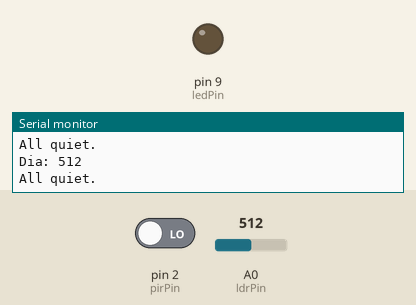
The sketch below on a simulated Arduino Uno, built with avr-gcc and run on an emulated ATmega328P. Parts: output pins drawn as LEDs (lit = HIGH), the last lines printed to the serial monitor. The inputs (shaded band) are chosen by the test bench; at power-on: A0 (ldrPin) = 512, pin 2 (pirPin) LOW.

Above: at 1.8 s.
1.9 s: A0 (ldrPin) set to 290
4.5 s: pin 2 (pirPin) driven HIGH
At 5.7 s:
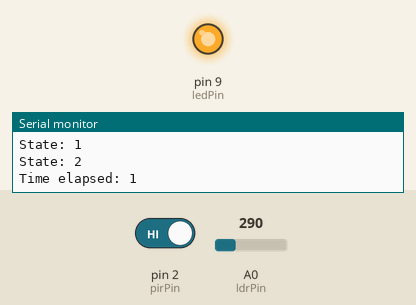
Timing chart, 0 to 7.5 s (numbered marks = the images above; inputs shaded):
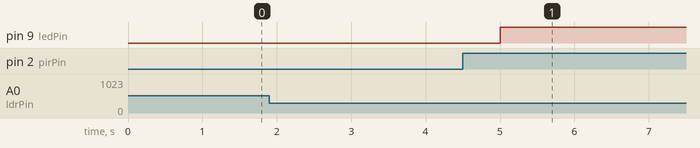

The sketch:

ldrAndPirActivationStates.ino
```cpp
/*
 * 20160603 - Read Analog Value from LDR sensor
 */


int ldrPin = A0;
int pirPin = 2;
int ledPin = 9;
int dayThreshold = 300;
boolean night = false;
boolean movement = false;
int state = 0;
int onTime = 20000;
long timerCount = 0;


void setup() {

  pinMode(ledPin,OUTPUT);
  pinMode(pirPin,INPUT);
  Serial.begin(9600);
  Serial.print("State: ");
  Serial.println(state);
}

void loop() {

  int ldrValue = analogRead(ldrPin);

  if(ldrValue > dayThreshold){
    Serial.print("Dia: ");
    night = false;

  }
  else{
    Serial.print("Noite: ");
    night = true;

  }
    Serial.println(ldrValue);

  if(digitalRead(pirPin)){
    movement = true;
    Serial.println("Movement detected!");
  }
  else{
    movement = false;
    Serial.println("All quiet.");
  }


  if((movement == true) &&(night == true)){
    state = 1;
    Serial.print("State: ");
    Serial.println(state);
  }

  if( state == 1){
    state = 2;
    timerCount = millis();
    Serial.print("State: ");
    Serial.println(state);

  }

  if(state == 2){
    if (millis() - timerCount < onTime){
      digitalWrite(ledPin, HIGH);
    }
    else{
      digitalWrite(ledPin,LOW);
      state = 0;
      Serial.print("State: ");
      Serial.println(state);
  }
    Serial.print("Time elapsed: ");
    Serial.println(millis() - timerCount);

    }

  delay(1000);


}
```

Measured:
- after the input at 4.5 s, pin 9 (ledPin): LOW → HIGH after 0.50 s
